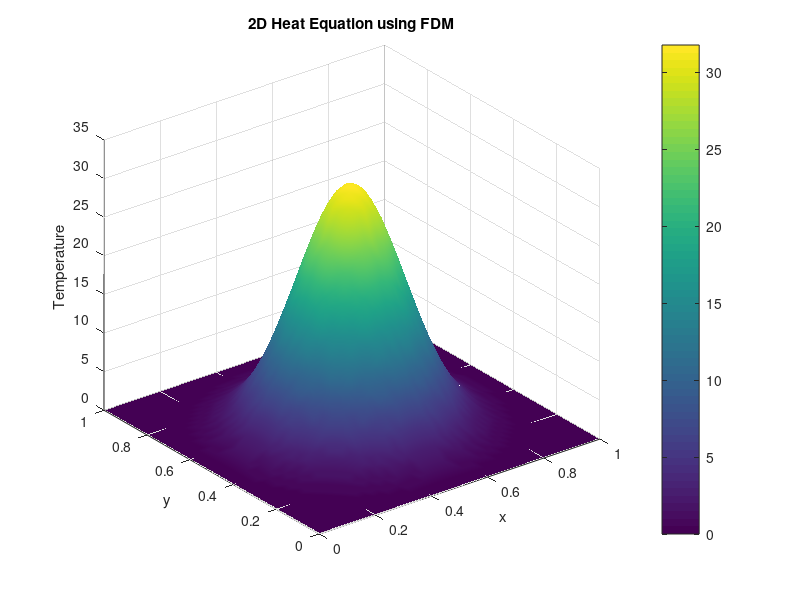

This chart was generated by the following MATLAB code:
% 2D Heat Equation using Finite Difference Method
clear;
clc;
close all;

% Parameters
Lx = 1;
Ly = 1;

Nx = 50;
Ny = 50;

alpha = 0.1;
T = 0.1;

dx = Lx/Nx;
dy = Ly/Ny;

dt = 0.0005;

r = alpha*dt/dx^2;

if r > 0.25
    error('Scheme is unstable. Reduce dt.');
end

% Grid
x = linspace(0,Lx,Nx+1);
y = linspace(0,Ly,Ny+1);

[X,Y] = meshgrid(x,y);

% Initial Temperature

u = zeros(Ny+1,Nx+1);

u(20:30,20:30)=100;

% Time Loop

Nt = round(T/dt);

for n=1:Nt

    unew=u;

    for i=2:Ny
        for j=2:Nx

            unew(i,j)=u(i,j)+r*( ...
                u(i+1,j)+u(i-1,j)+ ...
                u(i,j+1)+u(i,j-1)- ...
                4*u(i,j));

        end
    end

    u=unew;

end

% Plot

figure

surf(X,Y,u)

shading interp

xlabel('x')
ylabel('y')
zlabel('Temperature')

title('2D Heat Equation using FDM')

colorbar

grid on

exportgraphics(gcf,'heat_equation_1d.png','Resolution',300);
